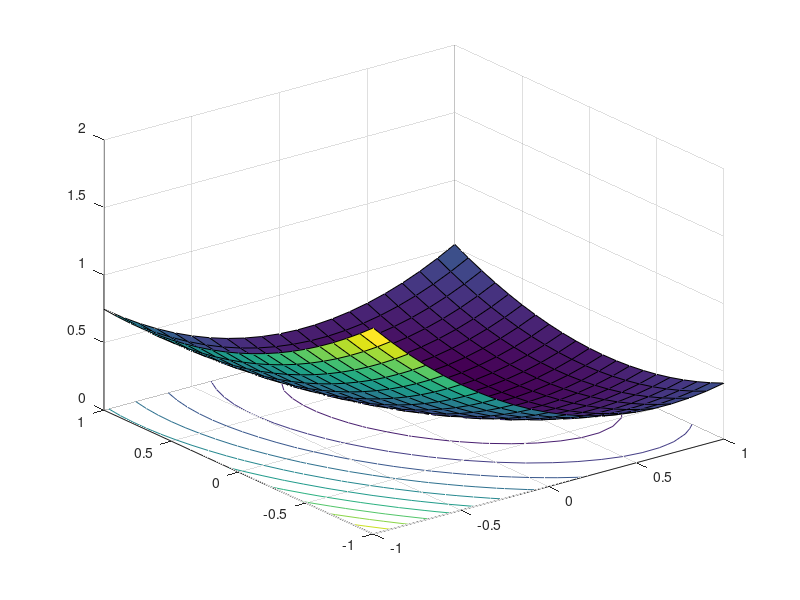

Write the MATLAB code that produced this figure. (Note: this script raises an error after producing the figure.)
clear all
close all
%%
D = [2 1]/3;
v = 0.5;
lambda = 0.4;
gamma = 0.4;

%%
f = @(s1,s2) 0.5*(v-(D(1)*s1+D(2)*s2)).^2 + lambda*0.5*(s1.^2+s2.^2);

figure(1)

s1 = -1:.1:1;
s2 = -1:.1:1;
[S1,S2] = meshgrid(s1,s2);
F = f(S1,S2);
hf = surfc(s1,s2,F);
hf(1).FaceAlpha = 0.25;
%hf(1).FaceColor = 'green';
hf(1).EdgeAlpha = 0.25;
hf(1).EdgeColor = 'interp';
hf(2).LineWidth = 1;
%hf(2).LevelStep = 0.1;


[az,el] = view;
view(az+90,el)


xlabel('x_1')
ylabel('x_2')

hold on

%

s = [0, -0.75].';
x(1,1) = s(1);
x(2,1) = s(2);

t = s-gamma*(D'*(D*s-v)+s);

x(1,2) = t(1);
x(2,2) = t(2);
%
hp = quiver(x(1,1),x(2,1),x(1,2)-x(1,1),x(2,2)-x(2,1));
hp.Marker = 'o';
hp.ShowArrowHead = 'on';
hp.MaxHeadSize = 120;
%hp.MarkerSize = 6;
%hp.MarkerEdgeColor = 'r';
%hp.MarkerFaceColor = 'r';
hp.Color = 'r';
hp.LineWidth = 2;
%hp.LineStyle = ':';

hp.Parent.FontSize = 18;
hp.Parent.LineWidth = 1;

zlabel('f(x)')

hold off


%%
f = @(s1,s2) 0.5*(v-(D(1)*s1+D(2)*s2)).^2 + lambda*(abs(s1)+abs(s2));

figure(2)

s1 = -1:.1:1;
s2 = -1:.1:1;
[S1,S2] = meshgrid(s1,s2);
F = f(S1,S2);
hf = surfc(s1,s2,F);
hf(1).FaceAlpha = 0.25;
%hf(1).FaceColor = 'green';
hf(1).EdgeAlpha = 0.25;
hf(1).EdgeColor = 'interp';
hf(2).LineWidth = 1;
%hf(2).LevelStep = 0.1;


[az,el] = view;
view(az+90,el)


xlabel('x_1')
ylabel('x_2')

hold on


%

s = [0, -0.75].';
x(1,1) = s(1);
x(2,1) = s(2);

f = @(y) 0.5*(v-D*y).^2 + lambda*norm(y,1);
g = @(x,y) f(y)+(1/(2*gamma))*norm(y-x,2)^2;

t = fminsearch(@(y) g(s,y),s);

x(1,2) = t(1);
x(2,2) = t(2);
%
hp = quiver(x(1,1),x(2,1),x(1,2)-x(1,1),x(2,2)-x(2,1));
hp.Marker = 'o';
hp.ShowArrowHead = 'on';
hp.MaxHeadSize = 120;
%hp.MarkerSize = 6;
%hp.MarkerEdgeColor = 'r';
%hp.MarkerFaceColor = 'r';
hp.Color = 'r';
hp.LineWidth = 2;
%hp.LineStyle = ':';

hp.Parent.FontSize = 18;
hp.Parent.LineWidth = 1;

zlabel('f(x)')

hold off
